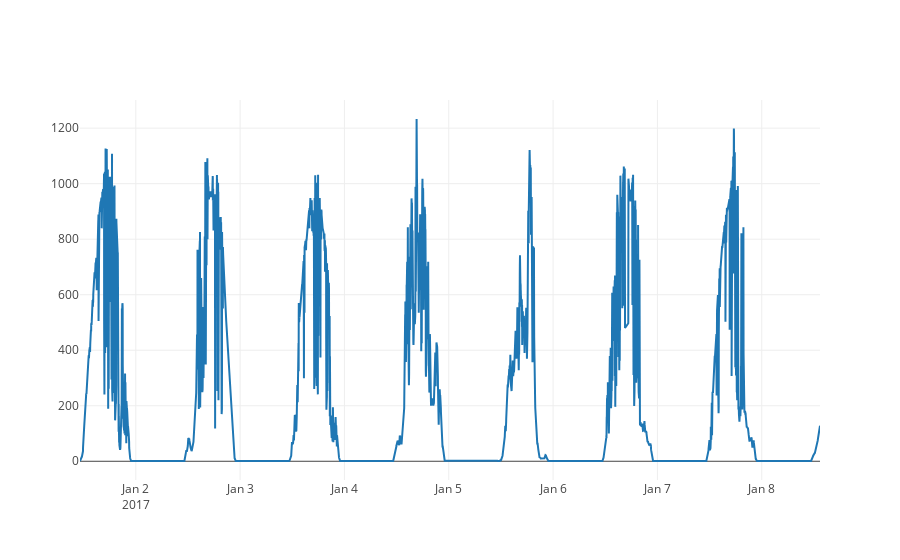

Notebook code for this chart:
### Code cell
fr=0
to=5000
plot=[go.Scatter(x=x[fr:to],y=y[fr:to])]
py.iplot(plot)

### Figure 1 — Plotly figure (JSON) as saved in the notebook; plotly's stock layout.template omitted (floating-point values rounded to 4 significant figures; data arrays with more than 128 entries replaced by an {"elided": "..."} marker saying what was removed)
{"data": [{"type": "scatter", "x": {"elided": "5000 str values"}, "y": {"elided": "5000 int values"}}], "layout": {}}
